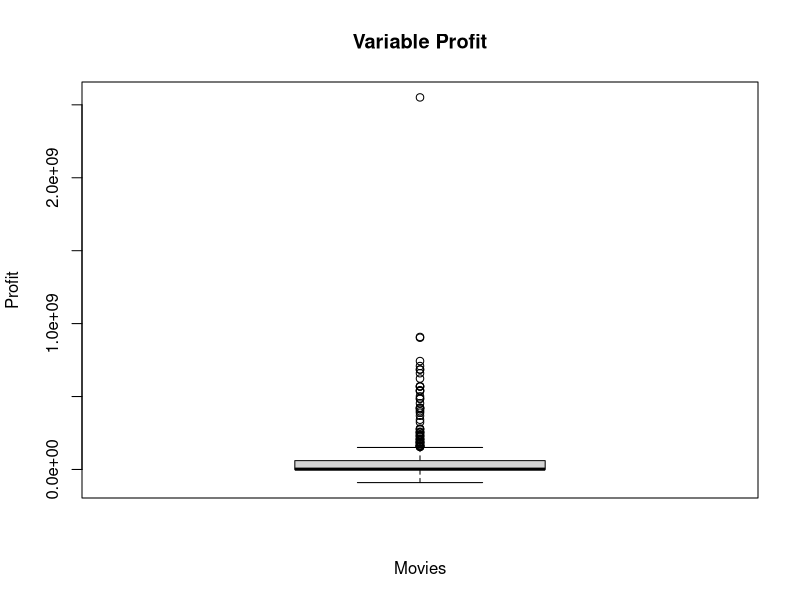
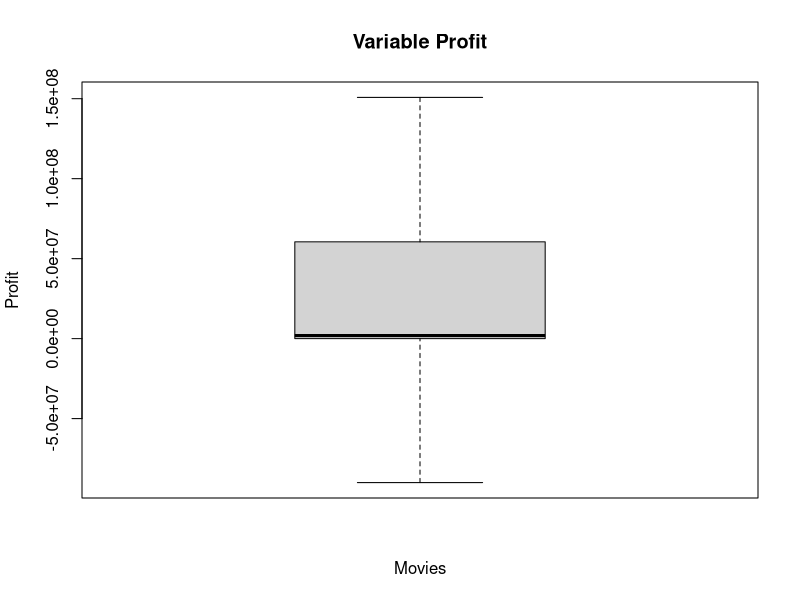
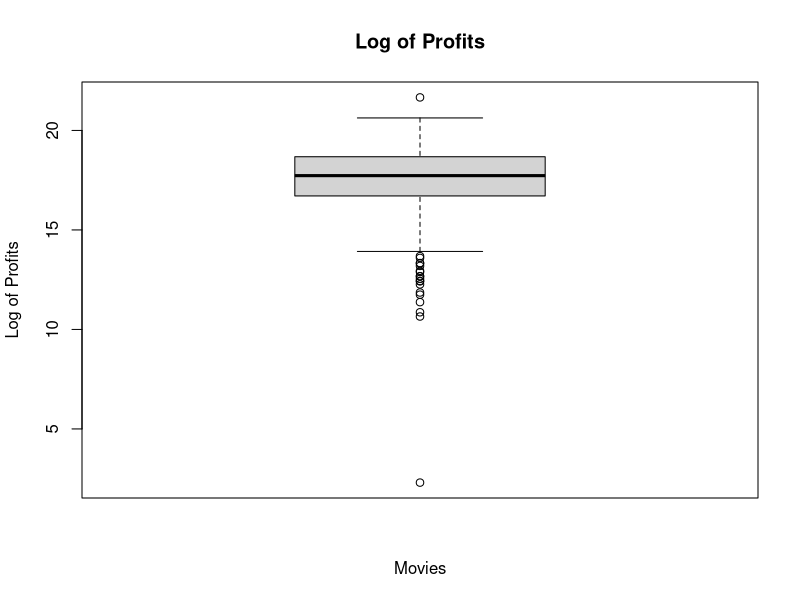
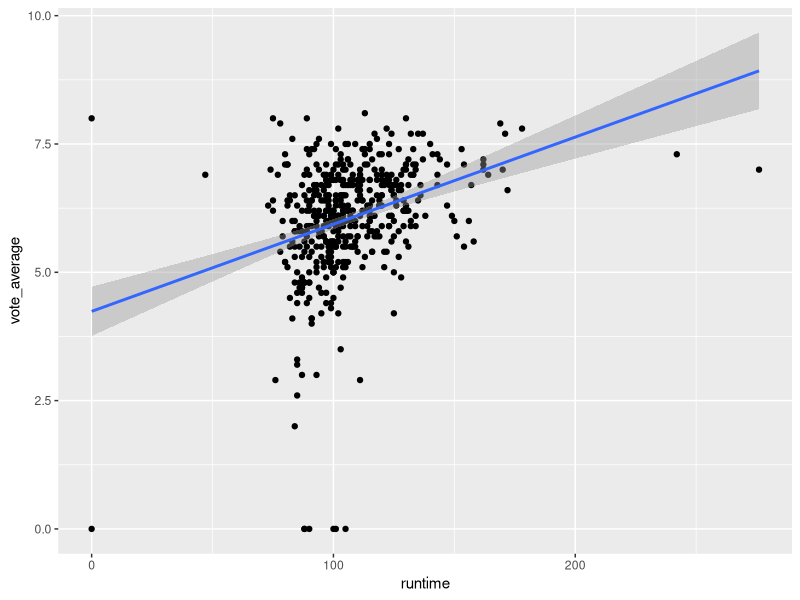
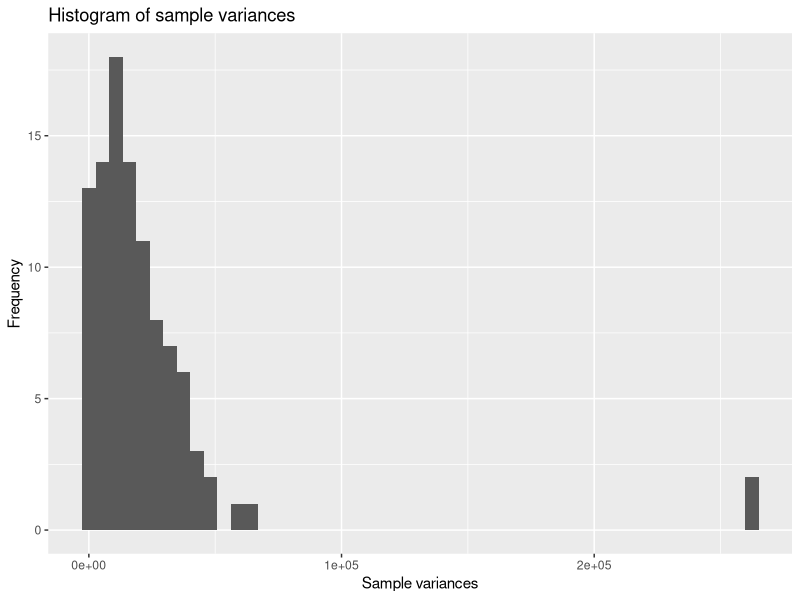
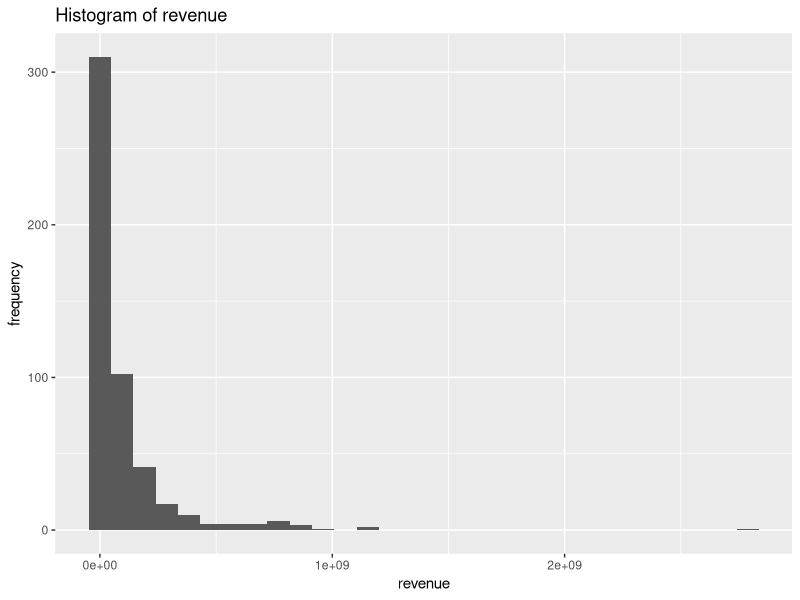
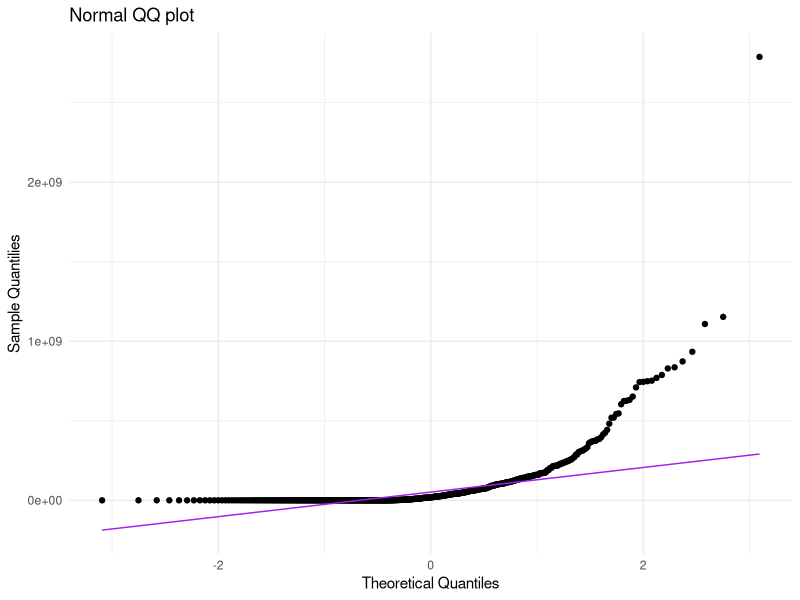
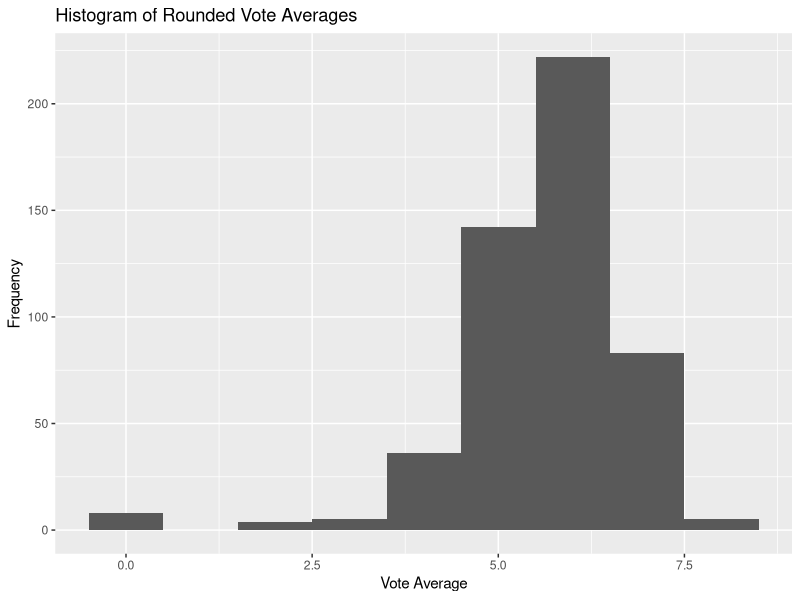

Recreate these plots in R, in order.
## ---- chunk 1
knitr::opts_chunk$set(echo = TRUE)
## ---- chunk 2
movies <- read.table("movies1.tsv", header=TRUE)

head(movies)

ncol(movies)
nrow(movies)

## ---- chunk 3
#WRITE YOUR CODE HERE
str(movies)
## ---- chunk 4

library(tidyverse)

movies$profit = movies$revenue - movies$budget

movies %>%
  summarise(mean(profit),
            median(profit),
            min(profit),
            max(profit))

## ---- chunk 5

#WRITE YOUR CODE HERE
max_profit = max(movies$profit)
min_profit = min(movies$profit)

movies %>%
  filter(profit == max_profit) %>%
  select(title, profit)

movies %>%
  filter(profit == min_profit) %>%
  select(title, profit)

## ---- chunk 6

#WRITE YOUR CODE HERE
boxplot(movies$profit, 
        main="Variable Profit",
        ylab="Profit",
        xlab="Movies")

movies %>%
  summarise(Q1 = quantile(movies$profit, 0.25),
            Q2 = quantile(movies$profit, 0.50),
            Q3 = quantile(movies$profit, 0.75),
            Q4 = max(movies$profit))

boxplot(movies$profit,
        main='Variable Profit',
        ylab="Profit",
        xlab="Movies",
        outline = FALSE)

## ---- chunk 7
#WRITE YOUR CODE HERE

movies$log_profits = log(movies$profit)

movies %>%
  summarise(mean_profits = mean(movies$log_profits))

movies %>%
  summarise(mean_profits2 = mean(log_profits[is.finite(log_profits)], na.rm = TRUE))

## ---- chunk 8

#WRITE YOUR CODE HERE
movies$log_profits[movies$log_profits<=0]<- NA
movies$log_profits[is.nan(movies$log_profits)] <- NA

mean(movies$log_profits, na.rm = TRUE)

boxplot(movies$log_profits,
        main = "Log of Profits",
        xlab = "Movies",
        ylab = "Log of Profits")

## ---- chunk 9

#WRITE YOUR CODE HERE
ggplot(movies, aes(x=runtime, y=vote_average))+
  geom_point()+
  geom_smooth(method="lm", se=T)

## ---- chunk 10
#WRITE YOUR CODE HERE

head(movies$index, n = 10)
nrow(movies)
## ---- chunk 11
#WRITE YOUR CODE HERE
actor_counts <- sort(table(movies$first_actor), decreasing = TRUE)
head(actor_counts, 1)

## ---- chunk 12
#WRITE YOUR CODE HERE
movies %>% 
  filter(first_actor=="Bruce Willis") %>% 
  summarise(average_revenue_Bruce=mean(revenue, na.rm=T))

mean(movies$revenue)
## ---- chunk 13
#WRITE YOUR CODE HERE

movies$profit = movies$profit/1000000
variance = var(movies$profit)
## ---- chunk 14
#WRITE YOUR CODE HERE

set.seed(123)

movies_sample <- movies[sample(nrow(movies), 25), ]
variance_sample = var(movies_sample$profit)

## ---- chunk 15
#WRITE YOUR CODE HERE

library(dplyr)

set.seed(123)

sample_vars <- c()
for (i in 1:100) {
  sample_data <- sample(movies$profit, size = 25, replace = TRUE)
  sample_vars[i] <- var(sample_data)
}

print(sample_vars)

## ---- chunk 16
#WRITE YOUR CODE HERE
dfsample_vars = as.data.frame(sample_vars)

ggplot(dfsample_vars, aes(x = sample_vars)) +
  geom_histogram(bins = 50) +
  labs(title = "Histogram of sample variances", x = "Sample variances", y = "Frequency")

dfsample_vars %>%
  summarise(mean_sample = mean(sample_vars),
            sd_sample = sd(sample_vars))

library(e1071)

skewness_sample = skewness(sample_vars, na.rm=T)
kurtosis_sample = kurtosis(sample_vars, na.rm=T)
print(skewness_sample)
print(kurtosis_sample)

## ---- chunk 17
#WRITE YOUR CODE HERE

thriller_movies <- subset(movies, grepl("Thriller", genre, ignore.case = FALSE))

t_result = t.test(thriller_movies$runtime, conf.level = 0.99)
conf_interval = t_result$conf.int
print(conf_interval)
## ---- chunk 18
#WRITE YOUR CODE HERE

mean_runtime = mean(thriller_movies$runtime)
sd_runtime = sd(thriller_movies$runtime)
n = length(thriller_movies$runtime)

sd_population = sd_runtime

z = qnorm(0.995)
error = z*(sd_population/sqrt(n))
LOW = mean_runtime - error
UP = mean_runtime + error

print(c(LOW, UP))
## ---- chunk 19
#WRITE YOUR CODE HERE
s2 = var(movies$runtime, na.rm = TRUE)
n = sum(!is.na(movies$runtime))

# Hypothesized variance
sigma2 <- 500

# Test statistic
test_statistic <- (n - 1) * s2 / sigma2

# Print test statistic
cat("test statistic:", round(test_statistic, 2), "\n")

#critical value
alpha <- 0.05
lower <- qchisq(alpha / 2, df = n - 1)
upper <- qchisq(1 - alpha / 2, df = n - 1)

#print
cat("Critical values:\n")
cat("Lower:", round(lower, 2), "\n")
cat("Upper:", round(upper, 2), "\n")


#compare test statistic with the critical
if (test_statistic < lower || test_statistic > upper) {
  cat("Reject the null hypothesis.\n")
} else {
  cat("Do not reject the null hypothesis.\n")
}

## ---- chunk 20
#WRITE YOUR CODE HERE
ggplot(movies, aes(x = revenue))+
  geom_histogram()+
  labs(title = "Histogram of revenue",
       y = "frequency")

ggplot(movies, aes(sample = revenue)) +
  stat_qq() +
  stat_qq_line(color = "purple") +
  labs(title = "Normal QQ plot",
       x = "Theoretical Quantiles",
       y = "Sample Quantilies") +
  theme_minimal()

## ---- chunk 21
#WRITE YOUR CODE HERE
movies$vote_average_rounded <- floor(movies$vote_average)

ggplot(movies, aes(x = vote_average_rounded)) +
  geom_histogram(binwidth = 1) +
  labs(title = "Histogram of Rounded Vote Averages",
       x = "Vote Average",
       y = "Frequency") 

## ---- chunk 22
#WRITE YOUR CODE HERE
profit_movies <- movies %>%
  group_by(vote_average_rounded) %>%
  summarise(profit_mean = mean(profit, na.rm = TRUE))


ggplot(profit_movies, aes(x = vote_average_rounded, y = profit_mean)) +
  geom_point(size = 3) +
  geom_line() +
  labs(
    title = "Average Profit by Rounded Vote Average",
    x = "Rounded Vote Average",
    y = "Average Profit"
  ) 

## ---- chunk 23
#WRITE YOUR CODE HERE


## ---- chunk 24
#WRITE YOUR CODE HERE

## ---- chunk 25
#WRITE YOUR CODE HERE

## ---- chunk 26
#WRITE YOUR CODE HERE

## ---- chunk 27
#WRITE YOUR CODE HERE

## ---- chunk 28
#WRITE YOUR CODE HERE

## ---- chunk 29
#WRITE YOUR CODE HERE

## ---- chunk 30
#WRITE YOUR CODE HERE

## ---- chunk 31
#WRITE YOUR CODE HERE

## ---- chunk 32
#WRITE YOUR CODE HERE

## ---- chunk 33
#WRITE YOUR CODE HERE

## ---- chunk 34
#WRITE YOUR CODE HERE

## ---- chunk 35
#WRITE YOUR CODE HERE

## ---- chunk 36
#WRITE YOUR CODE HERE

## ---- chunk 37
#WRITE YOUR CODE HERE

## ---- chunk 38
#WRITE YOUR CODE HERE

## ---- chunk 39
#WRITE YOUR CODE HERE
